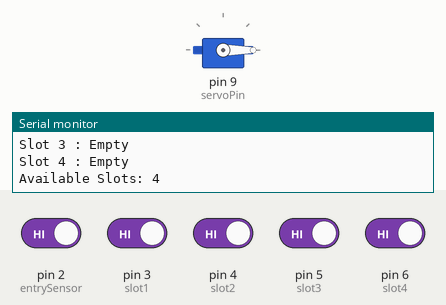
Recording of a sketch running on a simulated Arduino Uno, built with avr-gcc and run on an emulated ATmega328P. On the bench: servo, the last lines printed to the serial monitor. The inputs (shaded band) are chosen by the test bench; at power-on: pin 2 (entrySensor), pin 3 (slot1), pin 4 (slot2), pin 5 (slot3), pin 6 (slot4) HIGH.

Above: at 2.9 s.
3.0 s: pin 2 (entrySensor) driven LOW
At 4.6 s:
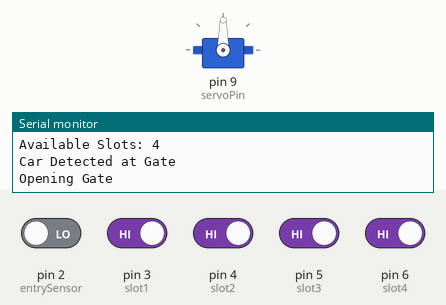
7.2 s: pin 3 (slot1) driven LOW
11.4 s: pin 4 (slot2) driven LOW
15.6 s: pin 5 (slot3) driven LOW and pin 6 (slot4) driven LOW
19.8 s: pin 3 (slot1) driven HIGH
At 23.9 s:
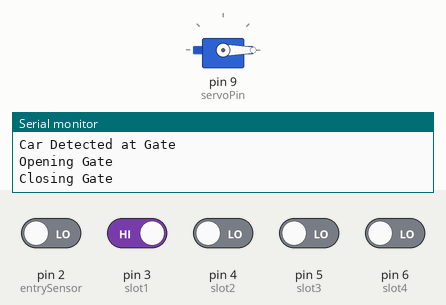
24.0 s: pin 2 (entrySensor) driven HIGH
At 24.6 s:
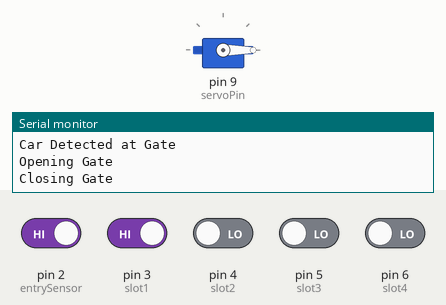
Timing chart, 0 to 26.5 s (numbered marks = the images above; inputs shaded):
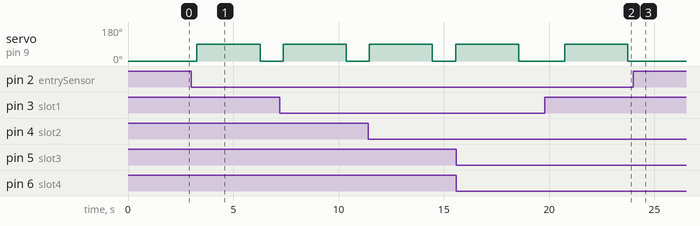

The sketch:

Smart_Parking_system.ino
```cpp
#include <Servo.h>

// ----- IR SENSOR PINS -----
const int entrySensor = 2;   // Gate IR sensor

const int slot1 = 3;
const int slot2 = 4;
const int slot3 = 5;
const int slot4 = 6;

// ----- SERVO MOTOR -----
Servo gateServo;
const int servoPin = 9;

// ----- SLOT STATUS -----
int s1, s2, s3, s4;

void setup()
{
  Serial.begin(9600);

  pinMode(entrySensor, INPUT);

  pinMode(slot1, INPUT);
  pinMode(slot2, INPUT);
  pinMode(slot3, INPUT);
  pinMode(slot4, INPUT);

  gateServo.attach(servoPin);

  // Gate Closed Position
  gateServo.write(0);

  Serial.println("SMART PARKING SYSTEM");
}

void loop()
{
  // ----- READ SLOT STATUS -----
  s1 = digitalRead(slot1);
  s2 = digitalRead(slot2);
  s3 = digitalRead(slot3);
  s4 = digitalRead(slot4);

  Serial.println("-------- SLOT STATUS --------");

  if (s1 == LOW)
    Serial.println("Slot 1 : Occupied");
  else
    Serial.println("Slot 1 : Empty");

  if (s2 == LOW)
    Serial.println("Slot 2 : Occupied");
  else
    Serial.println("Slot 2 : Empty");

  if (s3 == LOW)
    Serial.println("Slot 3 : Occupied");
  else
    Serial.println("Slot 3 : Empty");

  if (s4 == LOW)
    Serial.println("Slot 4 : Occupied");
  else
    Serial.println("Slot 4 : Empty");

  // ----- CHECK AVAILABLE SLOTS -----
  int availableSlots = 0;

  if (s1 == HIGH) availableSlots++;
  if (s2 == HIGH) availableSlots++;
  if (s3 == HIGH) availableSlots++;
  if (s4 == HIGH) availableSlots++;

  Serial.print("Available Slots: ");
  Serial.println(availableSlots);

  // ----- ENTRY SENSOR -----
  int carAtGate = digitalRead(entrySensor);

  // If car detected and slots available
  if (carAtGate == LOW && availableSlots > 0)
  {
    Serial.println("Car Detected at Gate");
    Serial.println("Opening Gate");

    gateServo.write(90); // Open Gate
    delay(3000);

    gateServo.write(0);  // Close Gate
    Serial.println("Closing Gate");
  }

  // If parking full
  else if (carAtGate == LOW && availableSlots == 0)
  {
    Serial.println("Parking Full");
  }

  Serial.println();
  delay(1000);
}
```

Measured:
- after the input at 3.0 s, servo on pin 9 (servoPin): 0° → 90° after 0.28 s, → 0° 3.0 s later
- after the input at 19.8 s, servo on pin 9 (servoPin): 0° → 90° after 0.94 s, → 0° 3.0 s later
- after the input at 24.0 s, servo on pin 9 (servoPin): stays 0° (without the input it goes to 90° after 0.84 s)
